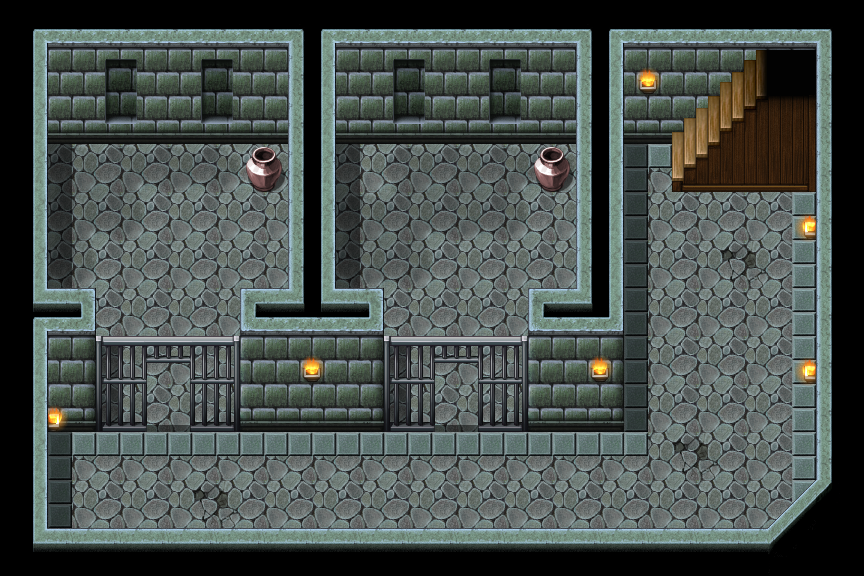

This is a level from a 2D game, rendered from its Tiled map with the project's own tilesets. A one-line summary and the map file follow, with tile-layer data summarised:
An orthogonal 36x24 tile map with 24x24 px tiles, 9 tile layers (under0_none, under1_ground, under2_shade, under3_none, ...), 5 tilesets and 30 objects (2x lastdenn_cell, wood).

<map version="1.8" tiledversion="1.9.0" orientation="orthogonal" renderorder="right-down" width="36" height="24" tilewidth="24" tileheight="24" infinite="0" nextlayerid="22" nextobjectid="56">
 <properties>
  <property name="bgm" value="bgm_cell" />
  <property name="lightmap_player" value="light_player" />
  <property name="step_sound" value="stone" />
 </properties>
 <tileset firstgid="1" name="lastdenn_cell_b1" tilewidth="24" tileheight="24" tilecount="722" columns="38">
  <image source="tilesets/lastdenn_cell_b1.png" width="912" height="456" />
 </tileset>
 <tileset firstgid="723" source="tilesets/fsm_inside01_e.tsx" />
 <tileset firstgid="1747" source="tilesets/fsm_flame02.tsx" />
 <tileset firstgid="2515" source="tilesets/fsm_inside01_b.tsx" />
 <tileset firstgid="3539" source="tilesets/fsm_object02.tsx" />
 <layer id="2" name="under0_none" width="36" height="24">
  <data>[864 cells, 0 non-empty, 0 distinct tile ids]</data>
 </layer>
 <layer id="1" name="under1_ground" width="36" height="24">
  <data>[864 cells, 824 non-empty, 134 distinct tile ids]</data>
 </layer>
 <layer id="3" name="under2_shade" width="36" height="24">
  <data>[864 cells, 24 non-empty, 5 distinct tile ids]</data>
 </layer>
 <layer id="4" name="under3_none" width="36" height="24">
  <data>[864 cells, 0 non-empty, 0 distinct tile ids]</data>
 </layer>
 <layer id="5" name="under4_none" width="36" height="24">
  <data>[864 cells, 0 non-empty, 0 distinct tile ids]</data>
 </layer>
 <layer id="6" name="under5_none" width="36" height="24">
  <data>[864 cells, 0 non-empty, 0 distinct tile ids]</data>
 </layer>
 <layer id="7" name="over6_objects" width="36" height="24">
  <data>[864 cells, 87 non-empty, 29 distinct tile ids]</data>
 </layer>
 <layer id="8" name="over7_none" width="36" height="24">
  <data>[864 cells, 0 non-empty, 0 distinct tile ids]</data>
 </layer>
 <layer id="9" name="over8_none" width="36" height="24">
  <data>[864 cells, 0 non-empty, 0 distinct tile ids]</data>
 </layer>
 <objectgroup color="#0055ff" id="11" name="sound">
  <object id="55" name="wood" x="672" y="96" width="72" height="96" />
 </objectgroup>
 <objectgroup color="#aa0000" id="12" name="collision">
  <object id="3" x="672" y="180" width="144" height="12" />
  <object id="4" x="678" y="174" width="138" height="6" />
  <object id="5" x="684" y="168" width="132" height="6" />
  <object id="6" x="690" y="162" width="126" height="6" />
  <object id="8" x="0" y="0" width="672" height="144" />
  <object id="27" x="672" y="0" width="192" height="96" />
  <object id="30" x="816" y="96" width="48" height="480" />
  <object id="31" x="0" y="144" width="48" height="432" />
  <object id="33" x="48" y="552" width="768" height="24" />
  <object id="34" x="792" y="528" width="24" height="24" />
  <object id="35" x="528" y="312" width="96" height="120" />
  <object id="36" x="240" y="312" width="144" height="120" />
  <object id="37" x="48" y="312" width="48" height="120" />
  <object id="38" x="288" y="144" width="48" height="168" />
  <object id="39" x="576" y="144" width="48" height="168" />
  <object id="40" x="528" y="144" width="48" height="48" />
  <object id="41" x="240" y="144" width="48" height="48" />
  <object id="42" x="480" y="384" width="48" height="48" />
  <object id="43" x="384" y="384" width="48" height="48" />
  <object id="44" x="192" y="384" width="48" height="48" />
  <object id="45" x="96" y="384" width="48" height="48" />
 </objectgroup>
 <objectgroup color="#5500ff" id="13" name="rest" />
 <objectgroup color="#55ff7f" id="14" name="npc" />
 <objectgroup color="#55aaff" id="15" name="spawn">
  <object id="2" name="lastdenn_cell" x="648" y="144" width="48" height="18" />
 </objectgroup>
 <objectgroup color="#ffff7f" id="16" name="portal">
  <object id="1" name="lastdenn_cell" x="696" y="96" width="24" height="66" />
 </objectgroup>
 <objectgroup color="#ff00ff" id="18" name="quest" />
 <objectgroup color="#ff55ff" id="19" name="event" />
 <objectgroup color="#aaff00" id="20" name="scheduled" />
 <objectgroup color="#ffffff" id="21" name="lights">
  <object id="49" x="642" y="78" width="12" height="12" />
  <object id="50" x="804" y="222" width="12" height="12" />
  <object id="51" x="804" y="366" width="12" height="12" />
  <object id="52" x="594" y="366" width="12" height="12" />
  <object id="53" x="306" y="366" width="12" height="12" />
  <object id="54" x="48" y="414" width="12" height="12" />
 </objectgroup>
</map>
